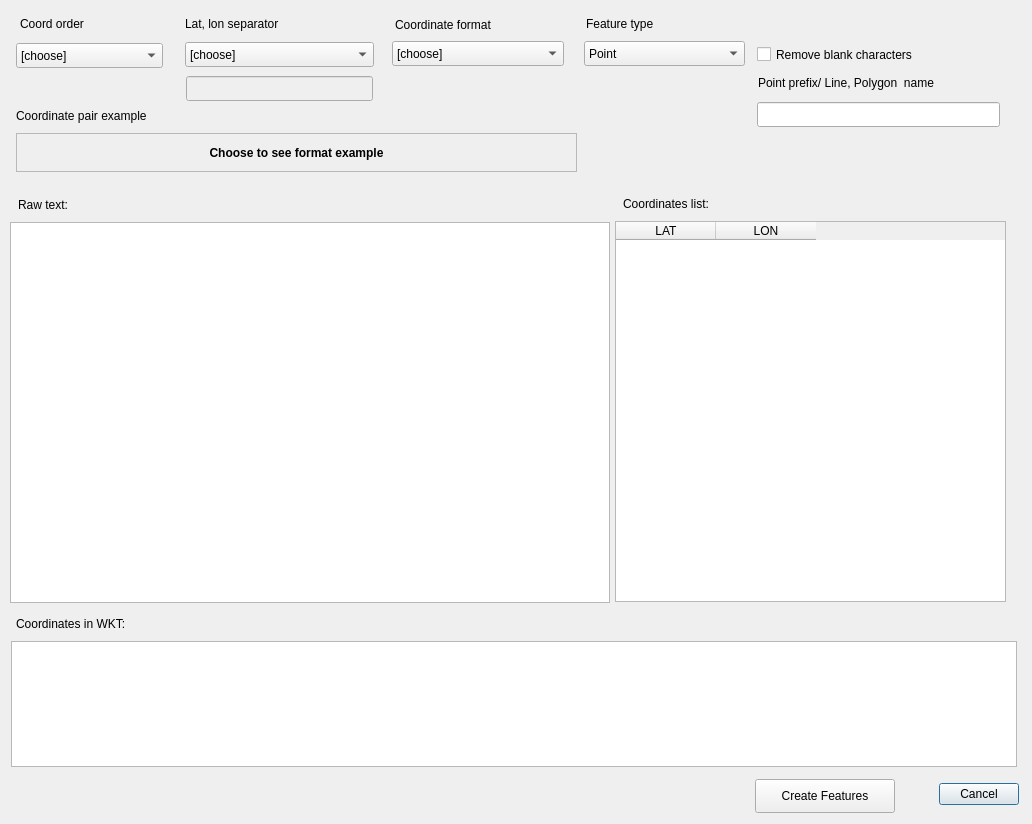
<?xml version="1.0" encoding="UTF-8"?>
<ui version="4.0">
 <class>CoordinateExtractor_dev1DialogBase</class>
 <widget class="QDialog" name="CoordinateExtractor_dev1DialogBase">
  <property name="geometry">
   <rect>
    <x>0</x>
    <y>0</y>
    <width>1032</width>
    <height>824</height>
   </rect>
  </property>
  <property name="windowTitle">
   <string>CoordinateExtractor_dev1</string>
  </property>
  <widget class="QDialogButtonBox" name="button_box">
   <property name="geometry">
    <rect>
     <x>900</x>
     <y>778</y>
     <width>119</width>
     <height>32</height>
    </rect>
   </property>
   <property name="orientation">
    <enum>Qt::Horizontal</enum>
   </property>
   <property name="standardButtons">
    <set>QDialogButtonBox::Cancel</set>
   </property>
  </widget>
  <widget class="QLabel" name="label">
   <property name="geometry">
    <rect>
     <x>20</x>
     <y>14</y>
     <width>105</width>
     <height>19</height>
    </rect>
   </property>
   <property name="text">
    <string>Coord order</string>
   </property>
  </widget>
  <widget class="QComboBox" name="comboBoxCoordOrder">
   <property name="geometry">
    <rect>
     <x>16</x>
     <y>43</y>
     <width>147</width>
     <height>25</height>
    </rect>
   </property>
   <item>
    <property name="text">
     <string>[choose]</string>
    </property>
   </item>
   <item>
    <property name="text">
     <string>LAT LON</string>
    </property>
   </item>
   <item>
    <property name="text">
     <string>LON LAT</string>
    </property>
   </item>
  </widget>
  <widget class="QComboBox" name="comboBoxCoordSeparator">
   <property name="geometry">
    <rect>
     <x>185</x>
     <y>42</y>
     <width>189</width>
     <height>25</height>
    </rect>
   </property>
   <item>
    <property name="text">
     <string>[choose]</string>
    </property>
   </item>
   <item>
    <property name="text">
     <string>(Lat lon not separated)</string>
    </property>
   </item>
   <item>
    <property name="text">
     <string> (Space)</string>
    </property>
   </item>
   <item>
    <property name="text">
     <string>-(Hyphen)</string>
    </property>
   </item>
   <item>
    <property name="text">
     <string>/(Slash)</string>
    </property>
   </item>
   <item>
    <property name="text">
     <string>\(Backslah)</string>
    </property>
   </item>
   <item>
    <property name="text">
     <string>User defined</string>
    </property>
   </item>
  </widget>
  <widget class="QComboBox" name="comboBoxCoordFormat">
   <property name="geometry">
    <rect>
     <x>392</x>
     <y>41</y>
     <width>172</width>
     <height>25</height>
    </rect>
   </property>
   <item>
    <property name="text">
     <string>[choose]</string>
    </property>
   </item>
   <item>
    <property name="text">
     <string>DMSH compacted</string>
    </property>
   </item>
   <item>
    <property name="text">
     <string>HDMS compacted</string>
    </property>
   </item>
   <item>
    <property name="text">
     <string>DMSH separated</string>
    </property>
   </item>
   <item>
    <property name="text">
     <string>HDMS separated</string>
    </property>
   </item>
  </widget>
  <widget class="QLabel" name="label_2">
   <property name="geometry">
    <rect>
     <x>185</x>
     <y>14</y>
     <width>132</width>
     <height>19</height>
    </rect>
   </property>
   <property name="text">
    <string>Lat, lon separator</string>
   </property>
  </widget>
  <widget class="QLabel" name="label_3">
   <property name="geometry">
    <rect>
     <x>395</x>
     <y>15</y>
     <width>144</width>
     <height>19</height>
    </rect>
   </property>
   <property name="text">
    <string>Coordinate format</string>
   </property>
  </widget>
  <widget class="QLabel" name="label_4">
   <property name="geometry">
    <rect>
     <x>16</x>
     <y>106</y>
     <width>193</width>
     <height>19</height>
    </rect>
   </property>
   <property name="text">
    <string>Coordinate pair example</string>
   </property>
  </widget>
  <widget class="QLabel" name="labelCoordExample">
   <property name="geometry">
    <rect>
     <x>16</x>
     <y>133</y>
     <width>561</width>
     <height>39</height>
    </rect>
   </property>
   <property name="font">
    <font>
     <pointsize>9</pointsize>
     <weight>75</weight>
     <bold>true</bold>
    </font>
   </property>
   <property name="frameShape">
    <enum>QFrame::StyledPanel</enum>
   </property>
   <property name="frameShadow">
    <enum>QFrame::Raised</enum>
   </property>
   <property name="lineWidth">
    <number>3</number>
   </property>
   <property name="text">
    <string>Choose to see format example</string>
   </property>
   <property name="alignment">
    <set>Qt::AlignCenter</set>
   </property>
  </widget>
  <widget class="QTextEdit" name="textEditRawText">
   <property name="geometry">
    <rect>
     <x>10</x>
     <y>222</y>
     <width>600</width>
     <height>381</height>
    </rect>
   </property>
  </widget>
  <widget class="QTableWidget" name="tableWidgetCoordinates">
   <property name="geometry">
    <rect>
     <x>615</x>
     <y>221</y>
     <width>391</width>
     <height>381</height>
    </rect>
   </property>
   <column>
    <property name="text">
     <string>LAT</string>
    </property>
   </column>
   <column>
    <property name="text">
     <string>LON</string>
    </property>
   </column>
  </widget>
  <widget class="QLabel" name="label_12">
   <property name="geometry">
    <rect>
     <x>18</x>
     <y>194</y>
     <width>70</width>
     <height>21</height>
    </rect>
   </property>
   <property name="text">
    <string>Raw text:</string>
   </property>
  </widget>
  <widget class="QLabel" name="label_13">
   <property name="geometry">
    <rect>
     <x>623</x>
     <y>193</y>
     <width>181</width>
     <height>21</height>
    </rect>
   </property>
   <property name="text">
    <string>Coordinates list:</string>
   </property>
  </widget>
  <widget class="QComboBox" name="comboBoxFeatureType">
   <property name="geometry">
    <rect>
     <x>584</x>
     <y>41</y>
     <width>161</width>
     <height>25</height>
    </rect>
   </property>
   <item>
    <property name="text">
     <string>Point</string>
    </property>
   </item>
   <item>
    <property name="text">
     <string>Line</string>
    </property>
   </item>
   <item>
    <property name="text">
     <string>Polygon</string>
    </property>
   </item>
  </widget>
  <widget class="QLabel" name="label_5">
   <property name="geometry">
    <rect>
     <x>586</x>
     <y>14</y>
     <width>107</width>
     <height>19</height>
    </rect>
   </property>
   <property name="text">
    <string>Feature type</string>
   </property>
  </widget>
  <widget class="QTextEdit" name="textEditRawTextWKRTString">
   <property name="geometry">
    <rect>
     <x>11</x>
     <y>641</y>
     <width>1006</width>
     <height>126</height>
    </rect>
   </property>
  </widget>
  <widget class="QLabel" name="label_14">
   <property name="geometry">
    <rect>
     <x>16</x>
     <y>613</y>
     <width>156</width>
     <height>21</height>
    </rect>
   </property>
   <property name="text">
    <string>Coordinates in WKT:</string>
   </property>
  </widget>
  <widget class="QPushButton" name="pushButtonCreateFeature">
   <property name="geometry">
    <rect>
     <x>755</x>
     <y>779</y>
     <width>140</width>
     <height>34</height>
    </rect>
   </property>
   <property name="text">
    <string>Create Features</string>
   </property>
  </widget>
  <widget class="QLineEdit" name="lineEditFeatureName">
   <property name="geometry">
    <rect>
     <x>757</x>
     <y>102</y>
     <width>243</width>
     <height>25</height>
    </rect>
   </property>
  </widget>
  <widget class="QLabel" name="label_6">
   <property name="geometry">
    <rect>
     <x>758</x>
     <y>73</y>
     <width>254</width>
     <height>19</height>
    </rect>
   </property>
   <property name="text">
    <string>Point prefix/ Line, Polygon  name</string>
   </property>
  </widget>
  <widget class="QLineEdit" name="lineEditUserSeparator">
   <property name="enabled">
    <bool>false</bool>
   </property>
   <property name="geometry">
    <rect>
     <x>186</x>
     <y>76</y>
     <width>187</width>
     <height>25</height>
    </rect>
   </property>
  </widget>
  <widget class="QCheckBox" name="checkBoxReomveBlanks">
   <property name="geometry">
    <rect>
     <x>757</x>
     <y>43</y>
     <width>214</width>
     <height>23</height>
    </rect>
   </property>
   <property name="text">
    <string>Remove blank characters</string>
   </property>
  </widget>
 </widget>
 <resources/>
 <connections>
  <connection>
   <sender>button_box</sender>
   <signal>accepted()</signal>
   <receiver>CoordinateExtractor_dev1DialogBase</receiver>
   <slot>accept()</slot>
   <hints>
    <hint type="sourcelabel">
     <x>20</x>
     <y>20</y>
    </hint>
    <hint type="destinationlabel">
     <x>20</x>
     <y>20</y>
    </hint>
   </hints>
  </connection>
  <connection>
   <sender>button_box</sender>
   <signal>rejected()</signal>
   <receiver>CoordinateExtractor_dev1DialogBase</receiver>
   <slot>reject()</slot>
   <hints>
    <hint type="sourcelabel">
     <x>20</x>
     <y>20</y>
    </hint>
    <hint type="destinationlabel">
     <x>20</x>
     <y>20</y>
    </hint>
   </hints>
  </connection>
 </connections>
</ui>
